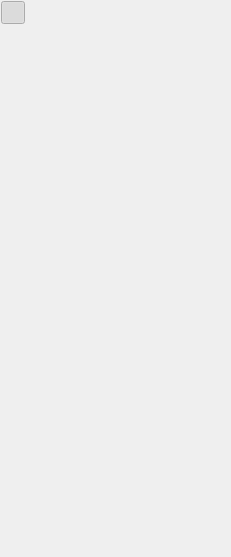
<?xml version="1.0" encoding="UTF-8"?>
<ui version="4.0">
 <class>DADataManageWidget</class>
 <widget class="QWidget" name="DADataManageWidget">
  <property name="geometry">
   <rect>
    <x>0</x>
    <y>0</y>
    <width>231</width>
    <height>557</height>
   </rect>
  </property>
  <property name="windowTitle">
   <string>Data Manage</string>
  </property>
  <layout class="QVBoxLayout" name="verticalLayout">
   <property name="spacing">
    <number>1</number>
   </property>
   <property name="leftMargin">
    <number>1</number>
   </property>
   <property name="topMargin">
    <number>1</number>
   </property>
   <property name="rightMargin">
    <number>1</number>
   </property>
   <property name="bottomMargin">
    <number>1</number>
   </property>
   <item>
    <layout class="QHBoxLayout" name="horizontalLayout">
     <property name="spacing">
      <number>1</number>
     </property>
     <item>
      <widget class="QToolButton" name="toolButtonShowTableView">
       <property name="text">
        <string/>
       </property>
       <property name="icon">
        <iconset resource="icon.qrc">
         <normaloff>:/icon/icon/showDataInList.svg</normaloff>:/icon/icon/showDataInList.svg</iconset>
       </property>
       <property name="checkable">
        <bool>true</bool>
       </property>
       <property name="checked">
        <bool>true</bool>
       </property>
       <property name="autoRaise">
        <bool>true</bool>
       </property>
      </widget>
     </item>
     <item>
      <spacer name="horizontalSpacer">
       <property name="orientation">
        <enum>Qt::Horizontal</enum>
       </property>
       <property name="sizeHint" stdset="0">
        <size>
         <width>40</width>
         <height>20</height>
        </size>
       </property>
      </spacer>
     </item>
    </layout>
   </item>
   <item>
    <widget class="QStackedWidget" name="stackedWidget">
     <property name="currentIndex">
      <number>0</number>
     </property>
     <widget class="DA::DADataManageTableView" name="dataMgrTableView"/>
    </widget>
   </item>
  </layout>
 </widget>
 <customwidgets>
  <customwidget>
   <class>DA::DADataManageTableView</class>
   <extends>QWidget</extends>
   <header>DADataManageTableView.h</header>
   <container>1</container>
  </customwidget>
 </customwidgets>
 <resources>
  <include location="icon.qrc"/>
 </resources>
 <connections/>
</ui>
